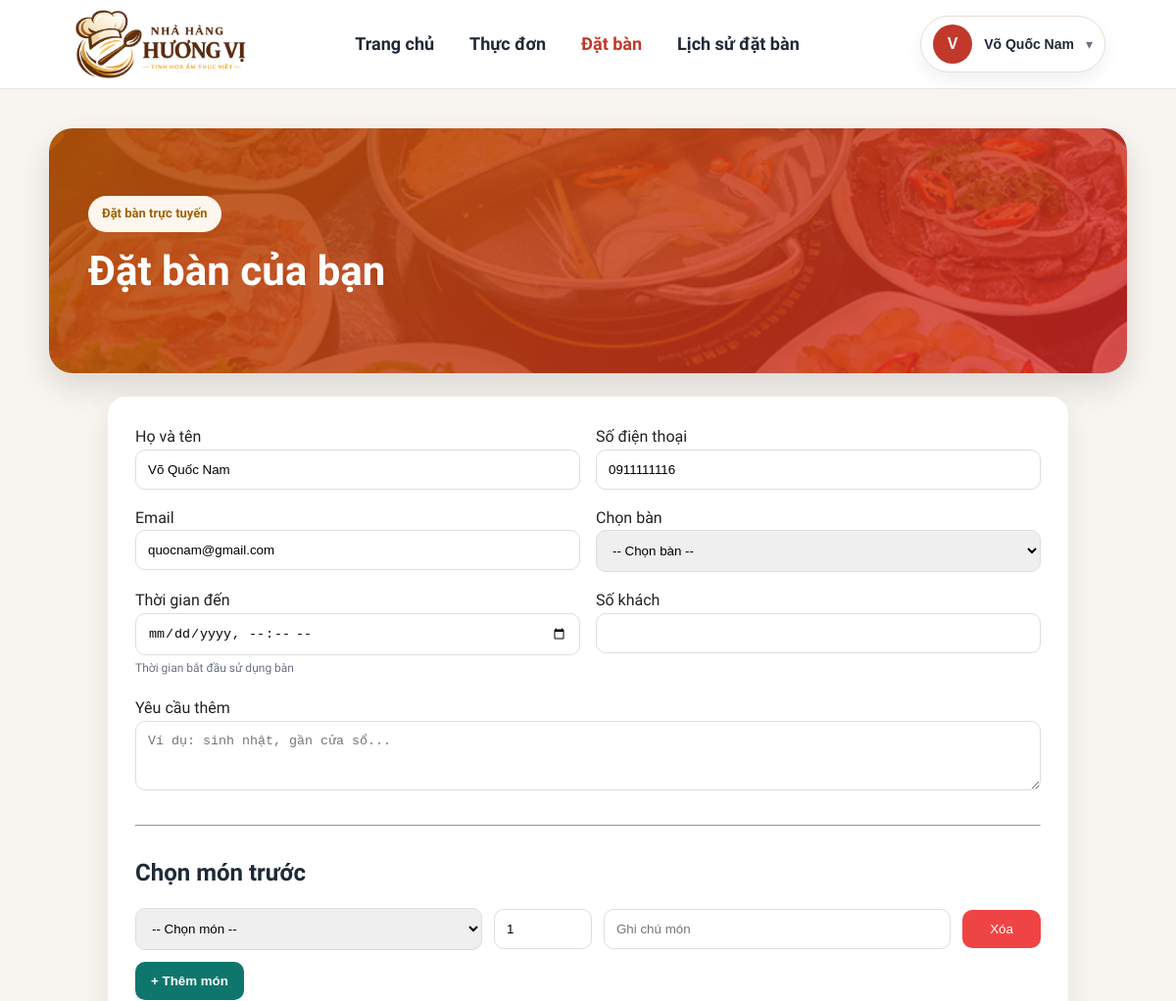
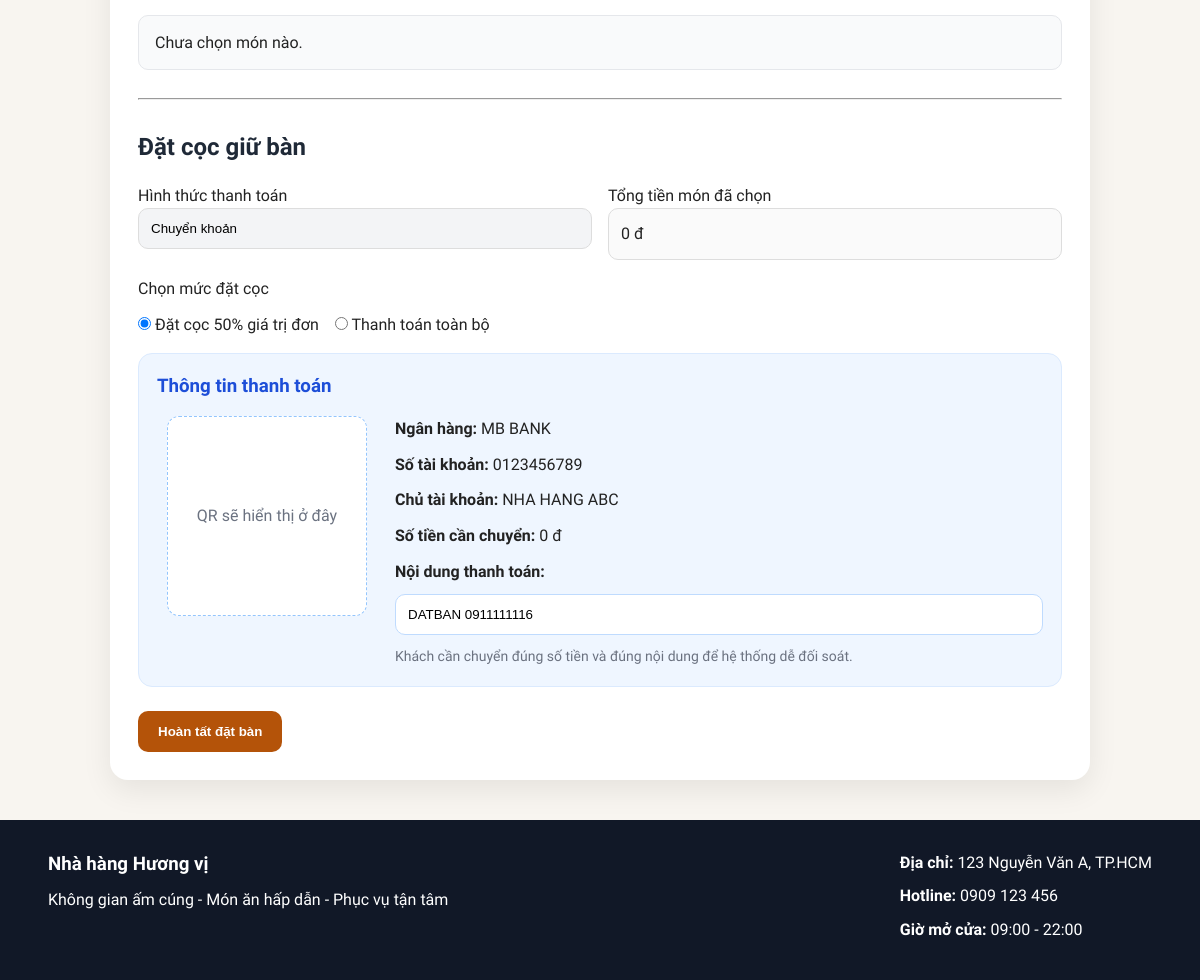
Screenshot of /customer/reservation.php (signed in) with the database file from the repository (2 pictures, top to bottom).
### tables this page shows
CREATE TABLE `users` (
  `user_id` int(11) NOT NULL AUTO_INCREMENT,
  `full_name` varchar(100) NOT NULL,
  `phone` varchar(15) DEFAULT NULL,
  `ngay_sinh` date DEFAULT NULL,
  `gioi_tinh` enum('Nam','Nữ') DEFAULT NULL,
  `email` varchar(100) DEFAULT NULL,
  `username` varchar(50) NOT NULL,
  `password` varchar(255) NOT NULL,
  `role_id` int(11) NOT NULL,
  `status` enum('hoat_dong','khoa') NOT NULL DEFAULT 'hoat_dong',
  `created_at` datetime NOT NULL DEFAULT current_timestamp(),
  PRIMARY KEY (`user_id`),
  UNIQUE KEY `uq_users_username` (`username`),
  UNIQUE KEY `uq_users_email` (`email`),
  UNIQUE KEY `uq_users_phone` (`phone`),
  KEY `idx_users_role_id` (`role_id`),
  CONSTRAINT `fk_users_role` FOREIGN KEY (`role_id`) REFERENCES `roles` (`role_id`) ON UPDATE CASCADE
);

### includes/functions.php (called while the page is built, shortened)
<?php
function e($value): string {
    return htmlspecialchars((string)$value, ENT_QUOTES, 'UTF-8');
}

### customer/reservation.php (the view, shortened to what this page needs)
<?php
require_once __DIR__ . '/../config/database.php';
require_once __DIR__ . '/../includes/functions.php';
$db = null;
$dbType = '';
if (isset($pdo) && $pdo instanceof PDO) {
    $db = $pdo;
    $dbType = 'pdo';
} elseif (isset($conn) && $conn instanceof mysqli) {
    $db = $conn;
    $dbType = 'mysqli';
} elseif (isset($mysqli) && $mysqli instanceof mysqli) {
    $db = $mysqli;
    $dbType = 'mysqli';
} else {
    die('Không tìm thấy biến kết nối CSDL. Kiểm tra lại config/database.php');
}
function db_prepare_and_execute($db, string $dbType, string $sql, array $params = [])
{
    $stmt = $db->prepare($sql);
    if (!empty($params)) {
        $types = '';
        $values = [];
        foreach ($params as $value) {
            if (is_int($value)) {
                $types .= 'i';
            } elseif (is_float($value)) {
                $types .= 'd';
            } else {
                $types .= 's';
            }
            $values[] = $value;
        }
        $stmt->bind_param($types, ...$values);
    }
    if (!$stmt->execute()) {
        throw new Exception('Lỗi execute SQL: ' . $stmt->error);
    }
    return $stmt;
}
function db_fetch_all($db, string $dbType, string $sql, array $params = []): array
{
    $stmt = db_prepare_and_execute($db, $dbType, $sql, $params);
    $result = $stmt->get_result();
    return $result ? $result->fetch_all(MYSQLI_ASSOC) : [];
}
function db_fetch_one($db, string $dbType, string $sql, array $params = []): ?array
{
    $rows = db_fetch_all($db, $dbType, $sql, $params);
    return $rows[0] ?? null;
}
$bankConfig = [
    'bank_bin'      => '970422',
    'bank_name'     => 'MB BANK',
    'account_no'    => '0123456789',
    'account_name'  => 'NHA HANG ABC',
];
$loggedUserId = (int)($_SESSION['user']['user_id'] ?? 0);
$loggedUser = db_fetch_one($db, $dbType,
    "SELECT user_id, full_name, phone, email FROM users WHERE user_id = ? LIMIT 1",
    [$loggedUserId]
);
$preselectedQty = max(1, (int)($_GET['qty'] ?? 1));
$formData = [
    'customer_name'    => $_POST['customer_name'] ?? ($loggedUser['full_name'] ?? ''),
    'phone'            => $_POST['phone']         ?? ($loggedUser['phone'] ?? ''),
    'email'            => $_POST['email']         ?? ($loggedUser['email'] ?? ''),
    'table_id'         => $_POST['table_id'] ?? '',
    'reservation_time' => $_POST['reservation_time'] ?? '',
    'number_of_people' => $_POST['number_of_people'] ?? '',
    'note'             => $_POST['note'] ?? '',
    'payment_percent'  => $_POST['payment_percent'] ?? '50',
];
include __DIR__ . '/../includes/header.php';
?>
<section class="reservation-page" style="padding:40px 0;background:#f8f5f0;">
    <div class="container" style="max-width:1100px;margin:0 auto;">
        <div class="reservation-hero" style="margin-bottom:24px;background:linear-gradient(135deg, rgba(180,83,9,.92), rgba(220,38,38,.78)), url('/quanlynhahang/assets/images/featured-2.jpg') center/cover no-repeat;border-radius:24px;padding:48px 40px;">
            <div class="reservation-hero-content" style="text-align:left;max-width:760px;">
                <span style="display:inline-block;padding:8px 14px;border-radius:999px;background:#fff7ed;color:#a16207;font-weight:700;font-size:13px;">Đặt bàn trực tuyến</span>
                <h1 style="margin:16px 0 10px;font-size:42px;color:#fff;">Đặt bàn của bạn</h1>
            </div>
        </div>
        <div style="display:flex;justify-content:center;">
            <div style="width:100%;max-width:980px;background:#fff;padding:28px;border-radius:18px;box-shadow:0 10px 30px rgba(0,0,0,0.08);">
                <form method="POST" id="reservationForm" novalidate>
                    <div style="display:grid;grid-template-columns:1fr 1fr;gap:16px;">
                        <div>
                            <label>Họ và tên</label>
                            <input type="text" name="customer_name" required value="<?= e($formData['customer_name']) ?>" style="width:100%;padding:12px;border:1px solid #ddd;border-radius:10px;">
                        </div>
                        <div>
                            <label>Số điện thoại</label>
                            <input type="text" name="phone" id="phoneInput" required value="<?= e($formData['phone']) ?>" style="width:100%;padding:12px;border:1px solid #ddd;border-radius:10px;">
                        </div>
                        <div>
                            <label>Email</label>
                            <input type="email" name="email" value="<?= e($formData['email']) ?>" style="width:100%;padding:12px;border:1px solid #ddd;border-radius:10px;">
                        </div>
                        <div>
                            <label>Chọn bàn</label>
                            <select name="table_id" id="tableSelect" required style="width:100%;padding:12px;border:1px solid #ddd;border-radius:10px;" onchange="updateMaxGuests()">
                                <option value="" data-capacity="0">-- Chọn bàn --</option>
                            </select>
                        </div>
                        <div>
                            <label>Thời gian đến</label>
                            <input type="datetime-local" name="reservation_time" id="reservationTime" required
                                value="<?= e($formData['reservation_time']) ?>"
                                min="<?= date('Y-m-d\TH:i') ?>"
                                style="width:100%;padding:12px;border:1px solid #ddd;border-radius:10px;">
                            <small style="color:#6b7280; font-size:12px; margin-top:4px; display:block;">Thời gian bắt đầu sử dụng bàn</small>
                        </div>
                        <div>
                            <label>Số khách</label>
                            <input type="number" min="1" max="99" id="guestInput" name="number_of_people" required value="<?= e($formData['number_of_people']) ?>" style="width:100%;padding:12px;border:1px solid #ddd;border-radius:10px;">
                        </div>
                    </div>
                    <div style="margin-top:18px;">
                        <label>Yêu cầu thêm</label>
                        <textarea name="note" rows="3" style="width:100%;padding:12px;border:1px solid #ddd;border-radius:10px;" placeholder="Ví dụ: sinh nhật, gần cửa sổ..."><?= e($formData['note']) ?></textarea>
                    </div>
                    <hr style="margin:28px 0;">
                    <div style="margin-bottom:16px;">
                        <h2 style="margin:0 0 8px;font-size:24px;color:#1f2937;">Chọn món trước</h2>
                    </div>
                    <div id="selected-items-wrapper">
                        <div class="item-row" style="display:grid;grid-template-columns:2fr 100px 2fr 80px;gap:12px;align-items:center;margin-bottom:12px;">
                            <select name="item_id[]" class="item-select" style="width:100%;padding:12px;border:1px solid #ddd;border-radius:10px;">
                                <option value="">-- Chọn món --</option>
                            </select>
                            <input type="number" name="quantity[]" class="item-qty" min="1" value="<?= (int)$preselectedQty ?>" style="width:100%;padding:12px;border:1px solid #ddd;border-radius:10px;">
                            <input type="text" name="item_note[]" placeholder="Ghi chú món" style="width:100%;padding:12px;border:1px solid #ddd;border-radius:10px;">
                            <button type="button" class="remove-row-btn" style="padding:12px;border:none;border-radius:10px;background:#ef4444;color:#fff;">Xóa</button>
                        </div>
                    </div>
                    <div style="display:flex;gap:12px;flex-wrap:wrap;margin-bottom:16px;">
                        <button type="button" id="addItemRowBtn" style="padding:12px 16px;border:none;border-radius:10px;background:#0f766e;color:#fff;font-weight:600;">
                            + Thêm món
                        </button>
                    </div>
                    <div id="orderPreviewBox" style="padding:14px 16px;border:1px solid #e5e7eb;background:#f9fafb;border-radius:10px;margin-bottom:16px;">
                    </div>
                    <hr style="margin:28px 0;">
                    <div style="margin-bottom:16px;">
                        <h2 style="margin:0 0 8px;font-size:24px;color:#1f2937;">Đặt cọc giữ bàn</h2>
                    </div>
                    <div style="display:grid;grid-template-columns:1fr 1fr;gap:16px;">
                        <div>
                            <label>Hình thức thanh toán</label>
                            <input type="text" value="Chuyển khoản" readonly style="width:100%;padding:12px;border:1px solid #ddd;border-radius:10px;background:#f3f4f6;">
                        </div>
                        <div>
                            <label>Tổng tiền món đã chọn</label>
                            <div id="estimatedTotalDisplay" style="padding:12px;border:1px solid #ddd;border-radius:10px;background:#fafafa;">0 đ</div>
                        </div>
                    </div>
                    <div style="margin-top:16px;">
                        <label>Chọn mức đặt cọc</label>
                        <div style="display:flex;gap:16px;flex-wrap:wrap;margin-top:10px;">
                            <label><input type="radio" name="payment_percent" value="50" <?= ($formData['payment_percent'] == '50') ? 'checked' : '' ?>> Đặt cọc 50% giá trị đơn</label>
                            <label><input type="radio" name="payment_percent" value="100" <?= ($formData['payment_percent'] == '100') ? 'checked' : '' ?>> Thanh toán toàn bộ</label>
                        </div>
                    </div>
                    <div style="margin-top:16px;padding:18px;border:1px solid #dbeafe;background:#eff6ff;border-radius:14px;">
                        <h3 style="margin:0 0 14px;color:#1d4ed8;">Thông tin thanh toán</h3>
                        <div style="display:grid;grid-template-columns:220px 1fr;gap:18px;align-items:start;">
                            <div style="text-align:center;">
                                <div id="qrPlaceholder" style="width:200px;height:200px;display:flex;align-items:center;justify-content:center;border:1px dashed #93c5fd;border-radius:12px;background:#fff;color:#6b7280;margin:0 auto;">
                                    QR sẽ hiển thị ở đây
                                </div>
                            </div>
                            <div>
                                <div style="margin-bottom:10px;"><strong>Ngân hàng:</strong> <?= e($bankConfig['bank_name']) ?></div>
                                <div style="margin-bottom:10px;"><strong>Số tài khoản:</strong> <?= e($bankConfig['account_no']) ?></div>
                                <div style="margin-bottom:10px;"><strong>Chủ tài khoản:</strong> <?= e($bankConfig['account_name']) ?></div>
                                <div style="margin-bottom:10px;"><strong>Số tiền cần chuyển:</strong> <span id="transferAmountText">0 đ</span></div>
                                <div style="margin-bottom:10px;"><strong>Nội dung thanh toán:</strong></div>
                                <input type="text" id="transferContentText" readonly value="" style="width:100%;padding:12px;border:1px solid #bfdbfe;border-radius:10px;background:#fff;">
                                <p style="margin:10px 0 0;color:#6b7280;font-size:14px;">
                                    Khách cần chuyển đúng số tiền và đúng nội dung để hệ thống dễ đối soát.
                                </p>
                            </div>
                        </div>
                    </div>
                    <div style="display:flex;gap:12px;flex-wrap:wrap;margin-top:24px;">
                        <button type="submit" style="padding:13px 20px;border:none;border-radius:10px;background:#b45309;color:#fff;font-weight:700;">
                            Hoàn tất đặt bàn
                        </button>
                    </div>
                </form>
            </div>
        </div>
    </div>
</section>
<?php include __DIR__ . '/../includes/footer.php'; ?>

### includes/header.php (shortened to what this page needs)
<?php
$user = $_SESSION['user'] ?? null;
$fullName = $user['full_name'] ?? '';
$firstLetter = $fullName !== '' ? mb_strtoupper(mb_substr($fullName, 0, 1)) : 'U';
?>
<!DOCTYPE html>
<html lang="vi">
<head>
    <link rel="stylesheet" href="/quanlynhahang/assets/css/style.css">
    <link rel="stylesheet" href="/quanlynhahang/assets/css/fa-all.min.css">
</head>
<body>
<header class="site-header">
    <div class="container nav-wrap">
        <a href="/quanlynhahang/index.php" class="logo">
            <img src="/quanlynhahang/assets/images/logo.png" alt="Nhà Hàng Miền Tây" style="height:70px; width:auto; object-fit:contain; vertical-align:middle;">
        </a>
        <?php $currentPath = $_SERVER['REQUEST_URI']; ?>
        <nav class="main-nav">
            <a href="/quanlynhahang/index.php" <?= strpos($currentPath, '/index.php') !== false || $currentPath === '/quanlynhahang/' ? 'class="active"' : '' ?>>Trang chủ</a>
            <a href="/quanlynhahang/customer/menu.php" <?= strpos($currentPath, '/customer/menu.php') !== false ? 'class="active"' : '' ?>>Thực đơn</a>
            <a href="/quanlynhahang/customer/reservation.php" <?= strpos($currentPath, '/customer/reservation.php') !== false ? 'class="active"' : '' ?>>Đặt bàn</a>
            <a href="/quanlynhahang/customer/reservation-history.php" <?= strpos($currentPath, '/customer/reservation-history.php') !== false ? 'class="active"' : '' ?>>Lịch sử đặt bàn</a>
        </nav>
        <div class="header-user-area">
            <?php if ($user): ?>
                <div class="user-dropdown">
                    <button class="user-dropdown-toggle" type="button" onclick="toggleUserMenu()">
                        <span class="user-avatar"><?= htmlspecialchars($firstLetter) ?></span>
                        <span class="user-meta">
                            <strong><?= htmlspecialchars($fullName) ?></strong>
                        </span>
                        <span class="user-caret">▾</span>
                    </button>
                </div>
            <?php else: ?>
                <a href="/quanlynhahang/auth/login.php" class="nav-btn">Đăng nhập</a>
            <?php endif; ?>
        </div>
    </div>
</header>

### rows the page displays
users: full_name "V", full_name "Võ Quốc Nam", customer_name "Võ Quốc Nam"

### other values shown
$bankConfig['bank_name'] "MB BANK"
$bankConfig['account_no'] "0123456789"
$bankConfig['account_name'] "NHA HANG ABC"
